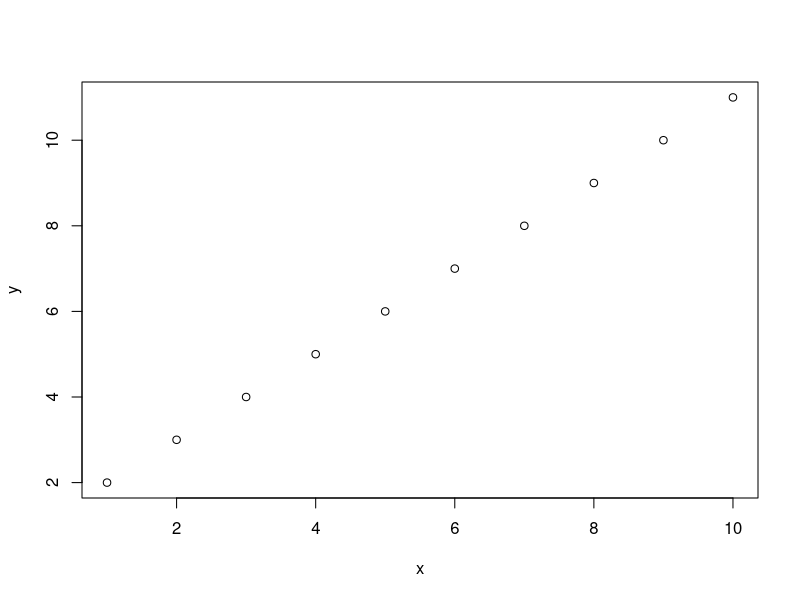

Recreate this plot in R.
add <- function(x, y) {
  x + y
}

hello <- rnorm(100)

# region

print(add(1, -2))
print(add(1.0e10, 2.0e10))

# endregion

print(paste("one", NULL))
print(paste(NA, "two"))

print(paste(
  "multi-
line",
  "multi-
line"
))


x <- seq(1, 10)
y <- seq(2, 11)

plot(x, y)
